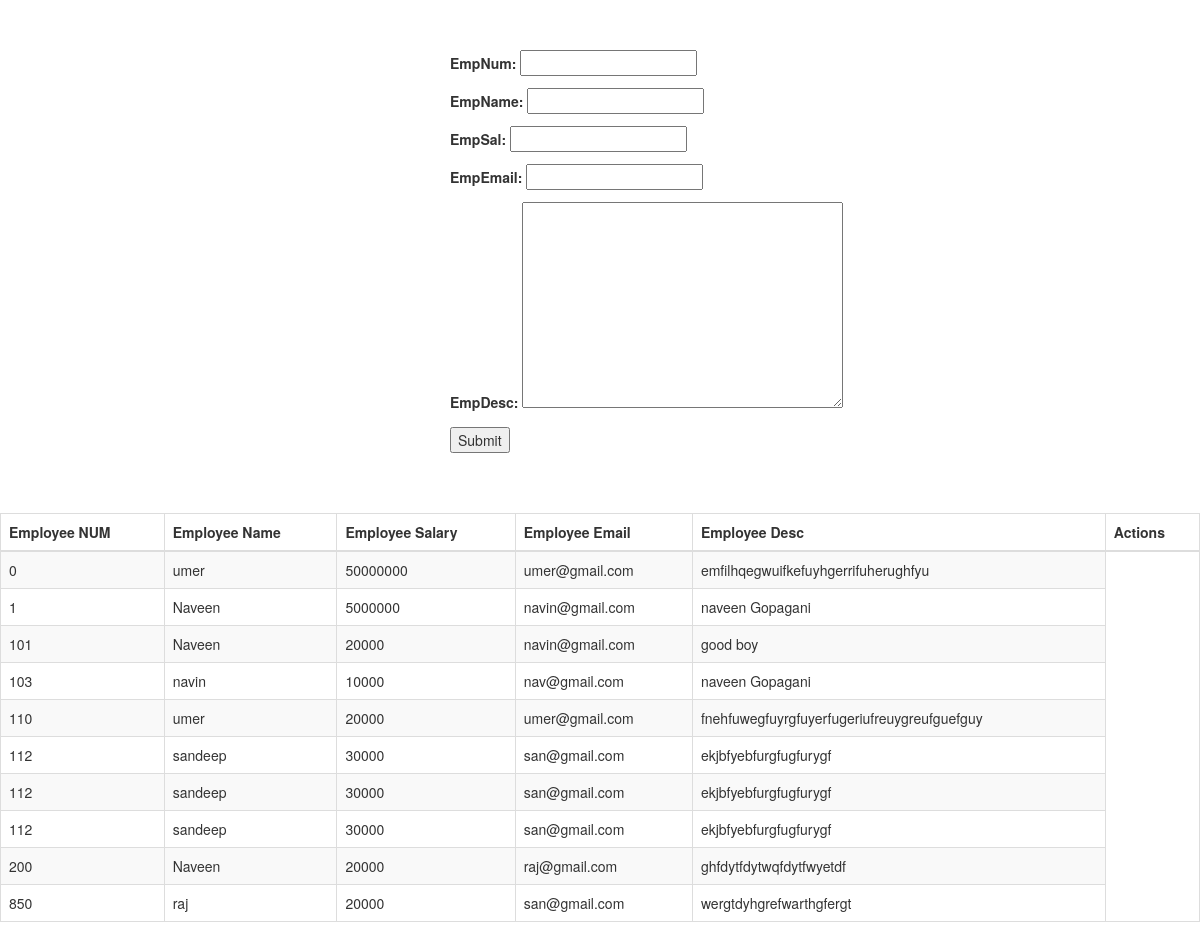
The page / on the database its author committed.
### crudapp/models.py (models this page shows, shortened)
class Employee(models.Model):
    EmpNum = models.IntegerField(null=True, blank=True)
    EmpName = models.CharField(max_length=64,null=True, blank=True)
    EmpSal = models.IntegerField(null=True, blank=True)
    EmpEmail = models.EmailField(max_length=64,null=True, blank=True)
    EmpDesc = models.TextField(max_length=100,null=True, blank=True)

### crudapp/views.py (the view)
# urls.py: path('',datashow,name='form'),
def datashow(request):
    if request.method == 'POST':
        form = EmployeeForm(request.POST)
        if form.is_valid():
            form.save()
            form = EmployeeForm()
            messages.success(request, ' Form submitted successfully.')
            data = Employee.objects.all().order_by('EmpNum')
            return render(request,'home.html',{'form': EmployeeForm(request.GET),'data':data})
        else:
            messages.error(request, 'Invalid form submission.')
            messages.error(request, form.errors)
    else:
        form = EmployeeForm()
        data = Employee.objects.all().order_by('EmpNum')
    return render(request,'home.html',{'form': form,'data':data})

### crudapp/forms.py
class EmployeeForm(ModelForm):
    class Meta:
        model = Employee
        fields = "__all__"

### crudapp/templates/home.html (shortened to what this page needs)
<!DOCTYPE html>
<html lang="en">
<head>
    <link rel="stylesheet" href="https://maxcdn.bootstrapcdn.com/bootstrap/3.4.1/css/bootstrap.min.css">
</head>
<body>
<div style="margin-top:50px">
<div style="margin-left:450px">
<form action="" method="POST">
    {{ form.as_p }}
    <button type="submit" >Submit</button>
</form>
</div>
    </div>
<br>
<br>
<br>
<div>
    <table class="table table-striped table-bordered table-sm">
    <thead class="thead-dark">
    <tr>
        <th>Employee NUM</th>
        <th>Employee Name</th>
        <th>Employee Salary</th>
        <th>Employee Email</th>
        <th>Employee Desc</th>
        <th>Actions</th>
    </tr>
    </thead>
    <tbody>
{% for data in data %}
    <tr>
        <td>{{ data.EmpNum }}</td>
        <td>{{ data.EmpName }}</td>
        <td>{{ data.EmpSal }}</td>
        <td>{{ data.EmpEmail }}</td>
        <td>{{ data.EmpDesc }}</td>
    </tr>
{% endfor %}
    </tbody>
</table>
<br>
<br>
</div>
</body>
</html>

### rows shown on the page
Employee: EmpNum "0", EmpName "umer", EmpSal "50000000", EmpEmail "umer@gmail.com", EmpDesc "emfilhqegwuifkefuyhgerrifuherughfyu"
Employee: EmpNum "1", EmpName "Naveen", EmpSal "5000000", EmpEmail "navin@gmail.com", EmpDesc "naveen Gopagani"
Employee: EmpNum "101", EmpName "Naveen", EmpSal "20000", EmpEmail "navin@gmail.com", EmpDesc "good boy"
Employee: EmpNum "103", EmpName "navin", EmpSal "10000", EmpEmail "nav@gmail.com", EmpDesc "naveen Gopagani"
Employee: EmpNum "110", EmpName "umer", EmpSal "20000", EmpEmail "umer@gmail.com", EmpDesc "fnehfuwegfuyrgfuyerfugeriufreuygreufguefguy"
Employee: EmpNum "112", EmpName "sandeep", EmpSal "30000", EmpEmail "san@gmail.com", EmpDesc "ekjbfyebfurgfugfurygf"
Employee: EmpNum "112", EmpName "sandeep", EmpSal "30000", EmpEmail "san@gmail.com", EmpDesc "ekjbfyebfurgfugfurygf"
Employee: EmpNum "112", EmpName "sandeep", EmpSal "30000", EmpEmail "san@gmail.com", EmpDesc "ekjbfyebfurgfugfurygf"
Employee: EmpNum "200", EmpName "Naveen", EmpSal "20000", EmpEmail "raj@gmail.com", EmpDesc "ghfdytfdytwqfdytfwyetdf"
Employee: EmpNum "850", EmpName "raj", EmpSal "20000", EmpEmail "san@gmail.com", EmpDesc "wergtdyhgrefwarthgfergt"
